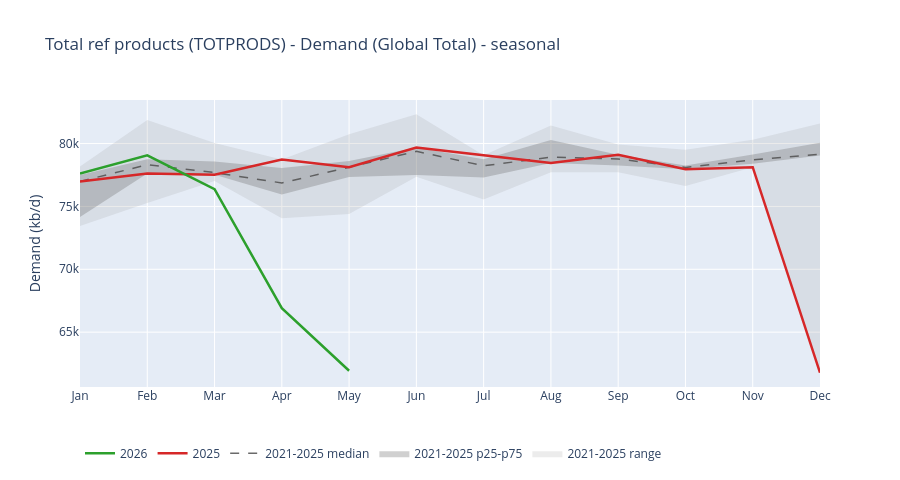

The cell this chart's notebook holds for it:
### Markdown cell above
## 10. Regional demand drivers (secondary)

Decomposes **secondary demand** changes into seasonal (**YoY**, same calendar month) and
sequential (**MoM**, prior month) drivers using a **balanced panel** only:

- Panel members must have valid demand in the reference month, the prior-year same month,
  and the prior month.
- **Lag = 0** — only countries at the group's latest print are eligible (stricter than
  Section 5's slider; fixed here so panel totals are apples-to-apples).
- Country table shows **panel members only** (no greyed-out excluded rows).

Layer 1: all secondary products for the selected region. Layer 2: country contributions
for the selected product.

### Code cell
"""Section 10 — regional demand drivers (button refresh)."""

from IPython.display import HTML

_driver_summary_cache: dict = {"geography": None, "table": None}

driver_country_dd = widgets.Dropdown(
    options=_country_dropdown_options(),
    value=REGION_PREFIX + CONSOLIDATED_ASIA_PACIFIC,
    description="Region:",
    style={"description_width": "100px"},
    layout=widgets.Layout(width="420px"),
)
driver_product_dd = widgets.Dropdown(
    options=_secondary_product_dropdown_options(),
    value="TOTPRODS",
    description="Product:",
    style={"description_width": "100px"},
    layout=widgets.Layout(width="420px"),
)
driver_refresh_btn = widgets.Button(description="Refresh", button_style="primary")
driver_status_lbl = widgets.Label(value="")

driver_out = widgets.Output()


def _load_driver_summary(geography: str):
    if _driver_summary_cache["geography"] != geography:
        _driver_summary_cache["geography"] = geography
        _driver_summary_cache["table"] = build_regional_driver_summary(
            geography, lag_months=DRIVER_LAG_MONTHS,
        )
    return _driver_summary_cache["table"]


def _render_driver_panel(_=None) -> None:
    geography = driver_country_dd.value
    product = driver_product_dd.value
    _, geo_label = resolve_geography(geography)

    with driver_out:
        driver_out.clear_output(wait=True)
        driver_status_lbl.value = "Loading…"
        codes, _ = resolve_geography(geography)
        if len(codes) <= 1:
            display(HTML(
                f"<p><i>{geo_label} is a single country — pick a region or Global Total "
                "for a multi-country driver decomposition.</i></p>"
            ))
            driver_status_lbl.value = ""
            return

        summary = _load_driver_summary(geography)
        contrib = build_country_contribution_table(
            geography, product, lag_months=DRIVER_LAG_MONTHS,
        )

        ref_row = summary.loc[summary["product_code"] == product]
        ref_month = ref_row["month"].iloc[0] if not ref_row.empty else "—"
        panel_n = int(ref_row["panel_n"].iloc[0]) if not ref_row.empty else 0

        display(HTML(
            f"<h4>{geo_label} — secondary demand drivers</h4>"
            f"<p>Balanced panel at lag = {DRIVER_LAG_MONTHS} mo: "
            f"same countries in reference, YoY, and MoM months, all at the group "
            f"latest print. Reference month varies by product. "
            f"For a focused APAC workflow see "
            f"<code>11_jodi_regional_drivers.ipynb</code>.</p>"
        ))

        show_summary = summary[[
            "product", "month", "level_kb_d", "yoy_change", "yoy_pct",
            "mom_change", "mom_pct", "vs_5y_range", "panel_n", "excluded_n",
        ]]
        display(HTML("<h5>All products — regional change (panel totals)</h5>"))
        display(style_regional_driver_summary(show_summary))

        display(HTML(
            f"<h5>{_product_label(product)} — country contributions "
            f"({panel_n} panel members, ref {ref_month})</h5>"
        ))
        if contrib.empty:
            display(HTML("<p><i>No balanced panel for this product.</i></p>"))
        else:
            display(style_country_contribution_table(contrib))
        driver_status_lbl.value = "Done."


driver_refresh_btn.on_click(_render_driver_panel)

driver_ui = widgets.VBox([
    driver_country_dd,
    driver_product_dd,
    widgets.HBox([driver_refresh_btn, driver_status_lbl]),
])

display(driver_ui, driver_out)
_render_driver_panel()

### Figure 1 — Plotly figure (JSON) as saved in the notebook; plotly's stock layout.template omitted (floating-point values rounded to 4 significant figures)
{"data": [{"hoverinfo": "skip", "line": {"width": 0}, "mode": "lines", "name": "min", "showlegend": false, "type": "scatter", "x": [1, 2, 3, 4, 5, 6, 7, 8, 9, 10, 11, 12], "y": [73450.0, 75270.0, 77030.0, 74060.0, 74400.0, 77360.0, 75550.0, 77710.0, 77710.0, 76630.0, 78120.0, 61780.0]}, {"fill": "tonexty", "fillcolor": "rgba(150,150,150,0.18)", "hovertemplate": "%{x}<br>max %{y:,.1f}<extra></extra>", "line": {"width": 0}, "mode": "lines", "name": "2021-2025 range", "type": "scatter", "x": [1, 2, 3, 4, 5, 6, 7, 8, 9, 10, 11, 12], "y": [78170.0, 81880.0, 80040.0, 78720.0, 80740.0, 82320.0, 79080.0, 81440.0, 79930.0, 79500.0, 80310.0, 81590.0]}, {"hoverinfo": "skip", "line": {"width": 0}, "mode": "lines", "name": "p25", "showlegend": false, "type": "scatter", "x": [1, 2, 3, 4, 5, 6, 7, 8, 9, 10, 11, 12], "y": [74150.0, 77620.0, 77530.0, 75950.0, 77350.0, 77510.0, 77310.0, 78460.0, 78260.0, 77970.0, 78390.0, 79040.0]}, {"fill": "tonexty", "fillcolor": "rgba(110,110,110,0.32)", "hovertemplate": "%{x}<br>p75 %{y:,.1f}<extra></extra>", "line": {"width": 0}, "mode": "lines", "name": "2021-2025 p25-p75", "type": "scatter", "x": [1, 2, 3, 4, 5, 6, 7, 8, 9, 10, 11, 12], "y": [77490.0, 78750.0, 78560.0, 78050.0, 78620.0, 79690.0, 78760.0, 80280.0, 79110.0, 78260.0, 79120.0, 80060.0]}, {"hovertemplate": "%{x}<br>median %{y:,.2f}<extra></extra>", "line": {"color": "rgba(80,80,80,0.85)", "dash": "dash", "width": 1.5}, "mode": "lines", "name": "2021-2025 median", "type": "scatter", "x": [1, 2, 3, 4, 5, 6, 7, 8, 9, 10, 11, 12], "y": [76980.0, 78320.0, 77690.0, 76870.0, 78120.0, 79380.0, 78230.0, 78920.0, 78770.0, 78100.0, 78700.0, 79160.0]}, {"connectgaps": false, "hovertemplate": "2025 %{x}<br>%{y:,.2f}<extra></extra>", "line": {"color": "#d62728", "width": 2.5}, "mode": "lines", "name": "2025", "type": "scatter", "x": [1, 2, 3, 4, 5, 6, 7, 8, 9, 10, 11, 12], "y": [76980.0, 77620.0, 77530.0, 78720.0, 78120.0, 79690.0, 79080.0, 78460.0, 79110.0, 77970.0, 78120.0, 61780.0]}, {"connectgaps": false, "hovertemplate": "2026 %{x}<br>%{y:,.2f}<extra></extra>", "line": {"color": "#2ca02c", "width": 2.5}, "mode": "lines", "name": "2026", "type": "scatter", "x": [1, 2, 3, 4, 5, 6, 7, 8, 9, 10, 11, 12], "y": [77620.0, 79060.0, 76370.0, 66910.0, 61930.0, null, null, null, null, null, null, null]}], "layout": {"height": 480, "hovermode": "x unified", "legend": {"orientation": "h", "y": -0.18}, "title": {"text": "Total ref products (TOTPRODS) - Demand (Global Total) - seasonal"}, "xaxis": {"tickmode": "array", "ticktext": ["Jan", "Feb", "Mar", "Apr", "May", "Jun", "Jul", "Aug", "Sep", "Oct", "Nov", "Dec"], "tickvals": [1, 2, 3, 4, 5, 6, 7, 8, 9, 10, 11, 12], "title": {"text": ""}}, "yaxis": {"title": {"text": "Demand (kb/d)"}}}}
